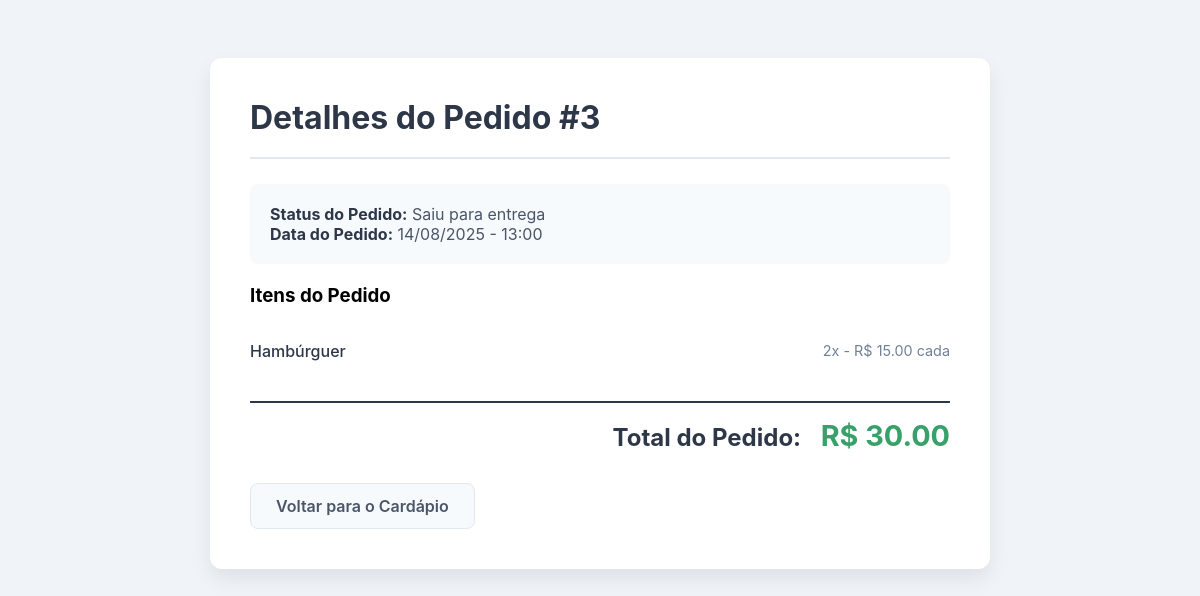
The app's page /meus-pedidos/3/ (signed in), older data.
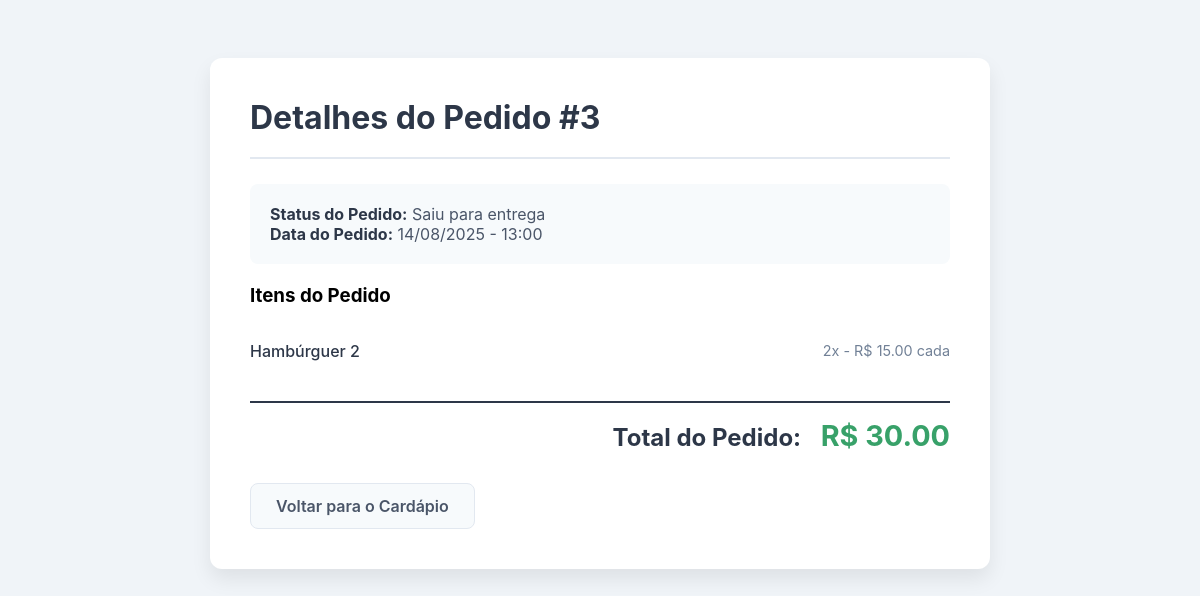
The same page, newer data.
### pedidos/models.py (models this page shows, shortened)
class ProdutoNoPedido(models.Model):
    pedido = models.ForeignKey(Pedido, on_delete=models.CASCADE, related_name='itens')
    produto = models.ForeignKey(Produto, on_delete=models.CASCADE)
    quantidade = models.IntegerField(default=1)

class Produto(models.Model):
    nome = models.CharField(max_length=255)
    preco = models.DecimalField(max_digits=10, decimal_places=2)
    categoria = models.CharField(max_length=100)

### pedidos/views.py (the view)
# urls.py: path('meus-pedidos/<int:pedido_id>/', views.order_detail_view, name='order_detail'),
@login_required
@user_passes_test(is_cliente)
def order_detail_view(request, pedido_id):
    pedido = get_object_or_404(Pedido, id=pedido_id, cliente=request.user)
    itens_pedido = pedido.itens.all()
    context = {
        'pedido': pedido,
        'itens_pedido': itens_pedido,
    }
    return render(request, 'cliente/order_detail.html', context)

### pedidos/views.py (called while the page is built)
def is_cliente(user):
    return user.user_type == 'cliente'

### pedidos/templates/cliente/order_detail.html (shortened to what this page needs)
<!DOCTYPE html>
<html lang="pt-br">
<head>
</head>
<body>
    <div class="container">
        <div class="header-detail">
            <h2>Detalhes do Pedido #{{ pedido.id }}</h2>
        </div>
        <div class="info-card">
            <p><strong>Status do Pedido:</strong> {{ pedido.get_status_display }}</p>
            <p><strong>Data do Pedido:</strong> {{ pedido.criado_em|date:"d/m/Y - H:i" }}</p>
        </div>
        <h3>Itens do Pedido</h3>
        <ul class="items-list">
            {% for item in itens_pedido %}
            <li class="item">
                <div class="item-name">{{ item.produto.nome }}</div>
                <div class="item-info">
                    {{ item.quantidade }}x - R$ {{ item.produto.preco|floatformat:2 }} cada
                </div>
            </li>
            {% empty %}
            <li class="text-center text-muted">Nenhum item neste pedido.</li>
            {% endfor %}
        </ul>
        <div class="total-section">
            <h4>Total do Pedido:</h4>
            <span class="total-price">R$ {{ pedido.total|floatformat:2 }}</span>
        </div>
        <a href="{% url 'home' %}" class="btn-back">Voltar para o Cardápio</a>
    </div>
</body>
</html>

Row changes from the older to the newer data that the page shows:
changed through a linked row, ProdutoNoPedido: produto.nome "Hambúrguer" → "Hambúrguer 2"
